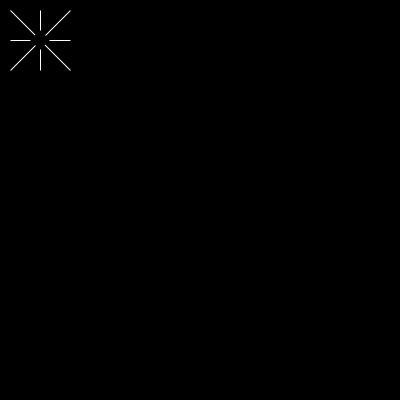
Frame 1 (no input)
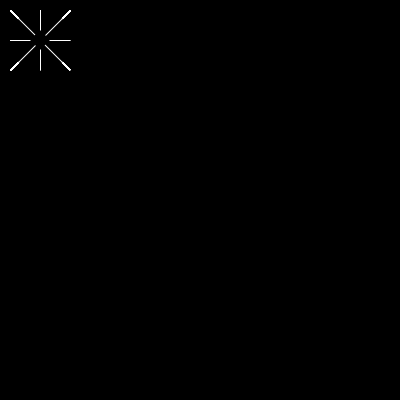
Frame 60 (the mouse pressed at the canvas centre just before this capture)
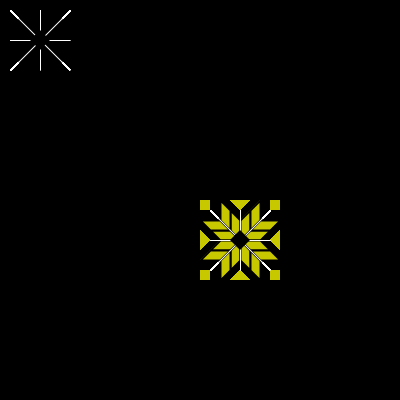
Frame 120 (the mouse held since frame 60 and released just before this capture)

The Processing sketch that drew these frames (run headless with seeded random() and noise(); from frame 60 on, the mouse is pressed at the canvas centre):

// Processing sketch: processing_97465
// ── processing_97465.pde



//declaring

int x = 10;
int y = 10;
int h = 10;



void setup() {
  println("I'm starting");
  
  size(400, 400);
  background(0);
  smooth();
  noStroke();
}

void draw() {
x = mouseX;
y = mouseY;
  
//------ 
//FOUR TRIANGLES

fill(255);
float r=map(mouseX, 0, width, 0, 255);
float g=map(mouseY, 0, width, 0, 255);

println("mouseX:" + "mouseX" + "remappedColor:" + r);
fill(mouseX,mouseY,0);
triangle(x+30, y+80, x+40, y+70, x+50, y+80);    //bottom
triangle(x+30, y, x+50, y, x+40, y+10);          //top
triangle(x, y+30, x+10, y+40, x, y+50);          //left
triangle(x+80, y+30, x+70, y+40, x+80, y+50);    //right

//------
//FOUR SQUARES
  
rect(x, y, h, h);        //top left
rect(x+70, y, h, h);     //top right
rect(x, y+70, h, h);     //bottom left
rect(x+70, y+70, h, h);  //bottom right
  
 
//------
//QUAD SHAPES
smooth();  
stroke(0);
strokeWeight(2);

//top LEFT
println("mouseX:" + "mouseX" + "remappedColor:" + r);
fill(mouseX,mouseY,0);                                       
quad(x+10, y+30, x+30, y+30, x+40, y+40, x+20, y+40);    // inner 1
quad(x+30, y+10, x+40, y+20, x+40, y+40, x+30, y+30);    //inner 2
  
println("mouseX:" + "mouseX" + "remappedColor:" + r);
fill(mouseX,mouseY,0);                                    
quad(x, y+20, x+20, y+20, x+30, y+30, x+10, y+30);       //outer 1
quad(x+20, y, x+30, y+10, x+30, y+30, x+20, y+20);       //outer 2
  

//bottom LEFT
println("mouseX:" + "mouseX" + "remappedColor:" + r);
fill(mouseX,mouseY,0);                                        
quad(x+20, y+40, x+40, y+40, x+30, y+50, x+10, y+50);    //inner 1 
quad(x+40, y+40, x+40, y+60, x+30, y+70, x+30, y+50);    //inner 2

println("mouseX:" + "mouseX" + "remappedColor:" + r);
fill(mouseX,mouseY,0);                                      
quad(x+10, y+50, x+30, y+50, x+20, y+60, x, y+60);       //outer 1
quad(x+30, y+50, x+30, y+70, x+20, y+80, x+20, y+60);    //outer 2

//top RIGHT
println("mouseX:" + "mouseX" + "remappedColor:" + r);
fill(mouseX,mouseY,0);                                         
quad(x+40, y+20, x+50, y+10, x+50, y+30, x+40, y+40);     //inner 1
quad(x+50, y+30, x+70, y+30, x+60, y+40, x+40, y+40);     //inner 2

println("mouseX:" + "mouseX" + "remappedColor:" + r);
fill(mouseX,mouseY,0); 
quad(x+50, y+10, x+60, y, x+60, y+20, x+50, y+30);        //outer 1
quad(x+60, y+20, x+80, y+20, x+70, y+30, x+50, y+30);     //outer 2
  
  
//bottom RIGHT
println("mouseX:" + "mouseX" + "remappedColor:" + r);
fill(mouseX,mouseY,0);                                         
quad(x+40, y+40, x+50, y+50, x+50, y+70, x+40, y+60);    //inner 1
quad(x+40, y+40, x+60, y+40, x+70, y+50, x+50, y+50);    //inner 2 
  
quad(x+50, y+50, x+60, y+60, x+60, y+80, x+50, y+70);    //outer 1
quad(x+50, y+50, x+70, y+50, x+80, y+60, x+60, y+60);    //outer 2 


//------
  //WHITE OUTER STROKES
stroke(255);
strokeWeight(1);
strokeCap(SQUARE);
line(x+10, y+10, x+70, y+70);
line(x+70, y+10, x+10, y+70);
line(x+40, y+10, x+40, y+70);
line(x+10, y+40, x+70, y+40);

//------
//CENTRE SQUARE
noStroke();
smooth();
fill(0);
quad(x+40, y+30, x+50, y+40, x+40, y+50, x+30, y+40);

  //
}
